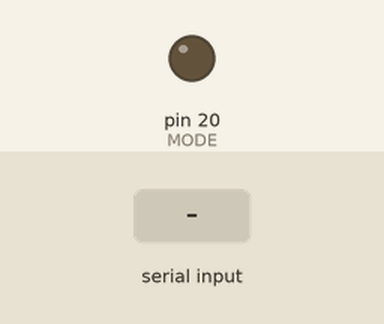
A sketch run on a simulated Arduino Mega 2560, built with avr-gcc and run on an emulated ATmega2560. On the bench: output pins drawn as LEDs (lit = HIGH). The test bench sets the inputs (shaded band). What the sketch prints to the serial monitor is not drawn.

Above: at 1.2 s.
1.3 s: "30;150\n" received over Serial
At 1.36 s:
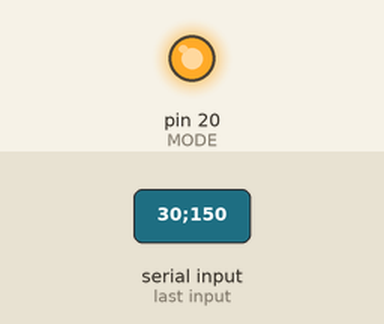
2.9 s: "30;150\n" received over the second serial link
Timing chart, 0 to 5.9 s (numbered marks = the images above; inputs shaded):
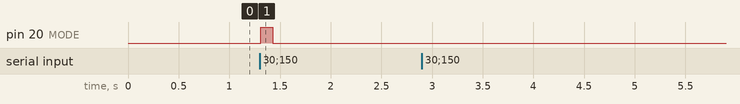

Measured:
- after the input at 1.3 s, pin 20 (MODE): LOW → HIGH at once, → LOW 0.12 s later
- after the input at 2.9 s, every drawn part: stays the same

The sketch:

master.ino
```cpp
#define BAUD 14400  //Baud rate of rs485
#define MODE 20
#define TRANSMIT HIGH
#define RECEIVE LOW
#define ID 1 //Master ID
#define SLAVE1_ID 87
#define SLAVE2_ID 77

char symbol;
int i = 0;
char* bufferPtr;
int lastMessageFrom;
int sendTo;
long crcRecieved;


void setup(void) {
  Serial1.begin(BAUD); //Serial to read from python UI
  Serial.begin(4800); //Serial between other MCU(RS485)
  pinMode(MODE, OUTPUT);
}


void loop()
{
  if (Serial.available()) {
    int inByte = Serial.read();
    if (inByte == 49) {
      sendMessage(SLAVE1_ID, "Give");
    } else if (inByte == 50) {
      sendMessage(SLAVE2_ID, "Give");
    }
  }
  i = 0;
  crcRecieved = 0;
  if (Serial1.available() ) {
    bufferPtr = (char*)malloc(50 * sizeof(char));
    delay(3);
    while (Serial1.available()) {
      symbol = Serial1.read();
      if (symbol == ';') {
        bufferPtr[i++] = '\0';
        i = 0;
        int c;
        sscanf(bufferPtr, "%d", &c);
        if (c != ID) {
          while (Serial1.available()) {
            Serial1.read();
          }
          free(bufferPtr);
          return;
        }
      } else if (symbol == ':') {
        bufferPtr[i++] = '\0';
        i = 0;
        int c;
        sscanf(bufferPtr, "%d", &c);
        lastMessageFrom = c;
      } else if (symbol == '!') {
        bufferPtr[i++] = '\0';
        i = 0;
        sscanf(bufferPtr, "%lx", &crcRecieved);
      } else {
        bufferPtr[i++] = symbol;
      }
    }
    bufferPtr[i++] = '\0';
  }
  if (i > 0 && strlen(bufferPtr) > 0 && crcRecieved != 0) {
    sendToUI(bufferPtr);
  } else if (crcRecieved == 0 && strlen(bufferPtr) > 0 && i > 0){
    Serial.print(bufferPtr);
  }
  free(bufferPtr);
}
void sendToUI(char str[]) {
  char buffer[30];
  sprintf(buffer, "#%lx;%s", crcRecieved, str);
  Serial.print(buffer);
}
void sendMessage(int recevierId, char str[]) {
  digitalWrite(MODE, TRANSMIT);
  delay(60);
  char buffer[20];
  sprintf(buffer, "%d;%s", recevierId, str);
  Serial1.print(buffer);
  delay(60);
  digitalWrite(MODE, RECEIVE);
}
```
